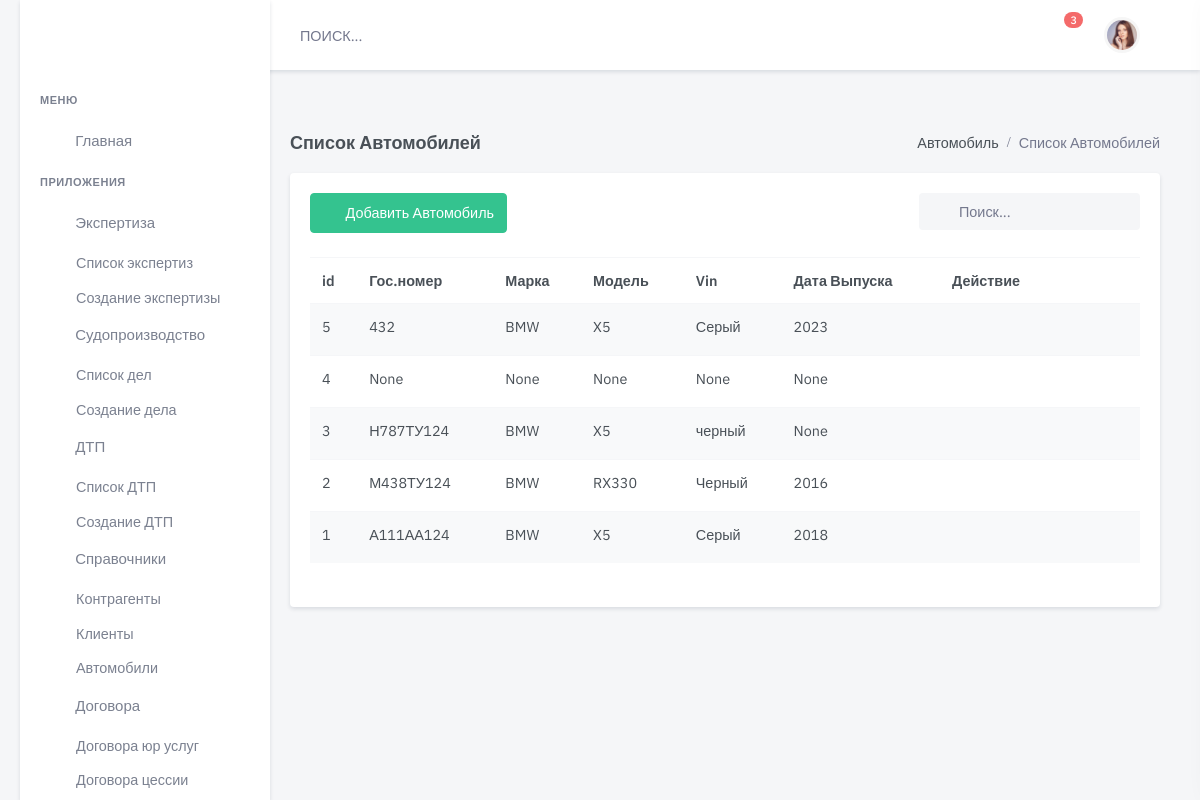
Screenshot of /auto/ with the database file from the repository.
### auto/models.py (models this page shows, shortened)
class Car(models.Model):
    model = models.ForeignKey(
                                Model, blank=True,
                                on_delete=models.CASCADE,
                                related_name='model',
                                null=True,
                                verbose_name='Модель '
                            )
    marka = models.ForeignKey(
                                Brend,
                                blank=True,
                                on_delete=models.CASCADE,
                                related_name='marka',
                                null=True,
                                verbose_name='Марка '
                            )
    number = models.CharField(
                                max_length=24,
                                blank=True,
                                null=True,
                                default=None,
                                verbose_name='Гос.номер '
                            )
    color = models.CharField(
                            max_length=24,
                            blank=True,
                            null=True,
                            default=None,
                            verbose_name='Цвет'
                        )
    date_made = models.PositiveSmallIntegerField(
                                                blank=True,
                                                null=True,
                                                verbose_name='Год выпуска'
                                            )
    sts_s = models.CharField(
                            max_length=4,
                            blank=True,
                            null=True,
                            default=None,
                            verbose_name='Серия СТС'
                        )
    sts_n = models.CharField(
                                max_length=11,
                                blank=True,
                                null=True,
                                default=None,
                                verbose_name='Номер СТС'
                            )
    sts_date = models.DateField(
                                blank=True,
                                null=True,
                                default=None,
                                verbose_name='Дата выдачи СТС'
                            )
    pts_s = models.CharField(
                                max_length=4,
                                blank=True,
                                null=True,
                                default=None,
                                verbose_name='Серия ПТС'
                            )
    pts_n = models.CharField(
                                max_length=11,
                                blank=True,
                                null=True,
                                default=None,
                                verbose_name='Номер ПТС'
                            )
    pts_date = models.DateField(
                                blank=True,
                                null=True,
                                default=None,
                                verbose_name='Дата выдачи ПТС'
                            )
    vin = models.CharField(
                            max_length=24,
                            blank=True,
                            null=True,
                            default=None,
                            verbose_name='VIN номер'
                        )
    driver = models.CharField(
                                max_length=24,
                                blank=True,
                                null=True,
                                default=None,
                                verbose_name='Сделать ссылку на клиента '
                            )
    Comment = models.CharField(
                                max_length=500,
                                blank=True, null=True,
                                default=None,
                                verbose_name='Комментарий'
                            )
    is_active = models.BooleanField(default=True)
    created = models.DateTimeField(
                                    auto_now_add=True,
                                    auto_now=False
                                )
    updated = models.DateTimeField(
                                    auto_now_add=False,
                                    auto_now=True
                                )
    class Meta:
        verbose_name = "Транспортное средство  "
        verbose_name_plural = "Транспортные средства"
        ordering = ['-created']

class Brend(models.Model):
    name = models.CharField(
                            max_length=30,
                            blank=True,
                            null=True,
                            default=None,
                            verbose_name='Марка ТС '
                            )
    is_active = models.BooleanField(default=True)
    created = models.DateTimeField(auto_now_add=True, auto_now=False)
    updated = models.DateTimeField(auto_now_add=False, auto_now=True)
    def __str__(self):
        return self.name
    class Meta:
        verbose_name = "Марка ТС"
        verbose_name_plural = "Марки ТС"

class Model(models.Model):
    name = models.CharField(
                            max_length=30,
                            blank=True,
                            null=True,
                            default=None,
                            verbose_name='Модель ТС '
                        )
    brand_auto = models.ForeignKey(
                                    Brend,
                                    on_delete=models.CASCADE,
                                    verbose_name='Марка Авто',
                                    related_name='brand_model'
                                )
    is_active = models.BooleanField(default=True)
    created = models.DateTimeField(auto_now_add=True, auto_now=False)
    updated = models.DateTimeField(auto_now_add=False, auto_now=True)
    def __str__(self):
        return '{}'.format(self.name)
    class Meta:
        db_table = 'automarket_target_model'
    ordering = ['brand_auto', 'name']
    verbose_name = "Модель ТС"
    verbose_name_plural = "Модель ТС"

### auto/views.py (the view)
# urls.py: path('', auto_list, name='auto-list'),
def auto_list(request):
    auto = Car.objects.all()
    return render(request, 'dist/handbk/auto/auto-list.html', {'results': auto})

### templates/dist/handbk/auto/auto-list.html (shortened to what this page needs)
{% extends 'dist/include/base.html' %}
{% load static %}
{% block content %}
  <div class="main-content">
    <div class="page-content">
      <div class="container-fluid">
        <div class="row">
          <div class="col-12">
            <div class="page-title-box d-flex align-items-center justify-content-between">
              <h4 class="mb-0">Список Автомобилей</h4>
              <div class="page-title-right">
                <ol class="breadcrumb m-0">
                  <li class="breadcrumb-item"><a href="javascript: void(0);">Автомобиль</a></li>
                  <li class="breadcrumb-item active">Список Автомобилей</li>
                </ol>
              </div>
            </div>
          </div>
        </div>
        <div class="row">
          <div class="col-lg-12">
            <div class="card">
              <div class="card-body">
                <div class="row mb-2">
                  <div class="col-md-6">
                    <div class="mb-3">
                      <a href="{% url 'auto-new' %}" class="btn btn-success waves-effect waves-light">
                        <i class="mdi mdi-plus me-2"></i> Добавить Автомобиль</a>
                    </div>
                  </div>
                  <div class="col-md-6">
                    <div class="form-inline float-md-end mb-3">
                      <div class="search-box ms-2">
                        <div class="position-relative">
                          <form>
                            <input name="find" type="text" id="find" onclick="this.select();"
                                   class="form-control rounded bg-light border-0" placeholder="Поиск...">
                          </form>
                        </div>
                      </div>
                    </div>
                  </div>
                </div>
                <div class="table-responsive mb-4">
                  <table class="table table-striped table-nowrap mb-0">
                    <thead>
                    <tr>
                      <th scope="col">id</th>
                      <th scope="col">Гос.номер</th>
                      <th scope="col">Марка</th>
                      <th scope="col">Модель</th>
                      <th scope="col">Vin</th>
                      <th scope="col">Дата Выпуска</th>
                      <th scope="col" style="width: 200px;">Действие</th>
                    </tr>
                    </thead>
                    <tbody>
                    {% for item in results %}
                      <tr>
                        <td>
                          <a href="/auto/edit/{{ item.id }}/" class="text-body">{{ item.id }}</a>
                        </td>
                        <td>
                          <a href="/auto/edit/{{ item.id }}/" class="text-body">{{ item.number }}</a>
                        </td>
                        <td>{{ item.marka }}</td>
                        <td>{{ item.model }}</td>
                        <td>{{ item.color }}</td>
                        <td>{{ item.date_made }}</td>
                        <td>
                          <ul class="list-inline mb-0">
                            <li class="list-inline-item">
                              <a href="javascript:void(0);" class="px-2 text-danger"></a>
                            </li>
                            <li class="list-inline-item dropdown">
                              <a class="text-muted dropdown-toggle font-size-18 px-2" href="#"
                                 role="button"
                                 data-bs-toggle="dropdown" aria-haspopup="true">
                              </a>
                            </li>
                          </ul>
                        </td>
                      </tr>
                    {% endfor %}
                    </tbody>
                  </table>
                </div>
              </div>
            </div>
          </div>
        </div>
      </div>
    </div>
  </div>
{% endblock content %}

### static/css/accident-main.css (style rules this page uses)
body { font-family: sans-serif; background: #E8E8E8; padding: 20px; font-size: 17px; }
@media (max-width:1311px) { body { margin:0%; } }

### rows the page displays
Car: id "5", number "432", marka "BMW", model "X5", color "Серый", date_made "2023"
Car: id "4", number "None", marka "None", model "None", color "None", date_made "None"
Car: id "3", number "Н787ТУ124", marka "BMW", model "X5", color "черный", date_made "None"
Car: id "2", number "М438ТУ124", marka "BMW", model "RX330", color "Черный", date_made "2016"
Car: id "1", number "А111АА124", marka "BMW", model "X5", color "Серый", date_made "2018"
